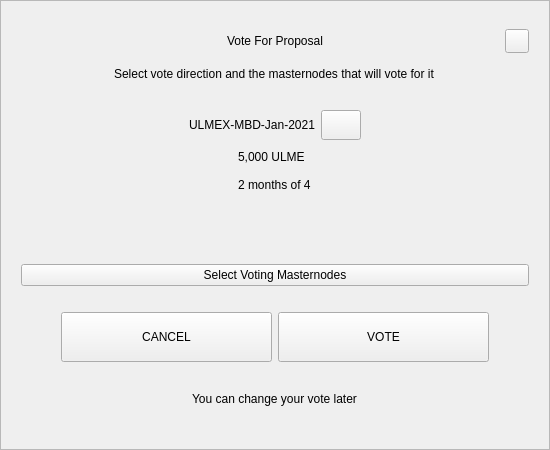
<?xml version="1.0" encoding="UTF-8"?>
<ui version="4.0">
 <class>VoteDialog</class>
 <widget class="QWidget" name="VoteDialog">
  <property name="geometry">
   <rect>
    <x>0</x>
    <y>0</y>
    <width>550</width>
    <height>450</height>
   </rect>
  </property>
  <layout class="QVBoxLayout" name="verticalLayout_1">
   <property name="spacing">
    <number>0</number>
   </property>
   <property name="leftMargin">
    <number>0</number>
   </property>
   <property name="topMargin">
    <number>0</number>
   </property>
   <property name="rightMargin">
    <number>0</number>
   </property>
   <property name="bottomMargin">
    <number>0</number>
   </property>
   <item>
    <widget class="QFrame" name="frame">
     <property name="styleSheet">
      <string notr="true"/>
     </property>
     <property name="frameShape">
      <enum>QFrame::StyledPanel</enum>
     </property>
     <property name="frameShadow">
      <enum>QFrame::Raised</enum>
     </property>
     <layout class="QVBoxLayout" name="verticalLayout_2">
      <property name="spacing">
       <number>6</number>
      </property>
      <property name="leftMargin">
       <number>20</number>
      </property>
      <property name="topMargin">
       <number>20</number>
      </property>
      <property name="rightMargin">
       <number>20</number>
      </property>
      <property name="bottomMargin">
       <number>20</number>
      </property>
      <item>
       <layout class="QHBoxLayout" name="horizontalLayout_1">
        <property name="spacing">
         <number>0</number>
        </property>
        <item>
         <spacer name="horizontalSpacer_1">
          <property name="orientation">
           <enum>Qt::Horizontal</enum>
          </property>
          <property name="sizeHint" stdset="0">
           <size>
            <width>40</width>
            <height>20</height>
           </size>
          </property>
         </spacer>
        </item>
        <item>
         <widget class="QLabel" name="labelTitle">
          <property name="minimumSize">
           <size>
            <width>0</width>
            <height>40</height>
           </size>
          </property>
          <property name="maximumSize">
           <size>
            <width>16777215</width>
            <height>40</height>
           </size>
          </property>
          <property name="styleSheet">
           <string notr="true">padding-left:24px;</string>
          </property>
          <property name="text">
           <string>Vote For Proposal</string>
          </property>
          <property name="alignment">
           <set>Qt::AlignCenter</set>
          </property>
          <property name="margin">
           <number>7</number>
          </property>
         </widget>
        </item>
        <item>
         <spacer name="horizontalSpacer_2">
          <property name="orientation">
           <enum>Qt::Horizontal</enum>
          </property>
          <property name="sizeHint" stdset="0">
           <size>
            <width>40</width>
            <height>20</height>
           </size>
          </property>
         </spacer>
        </item>
        <item>
         <widget class="QPushButton" name="btnEsc">
          <property name="minimumSize">
           <size>
            <width>24</width>
            <height>24</height>
           </size>
          </property>
          <property name="maximumSize">
           <size>
            <width>24</width>
            <height>24</height>
           </size>
          </property>
          <property name="focusPolicy">
           <enum>Qt::NoFocus</enum>
          </property>
          <property name="text">
           <string/>
          </property>
         </widget>
        </item>
       </layout>
      </item>
      <item alignment="Qt::AlignHCenter">
       <widget class="QLabel" name="labelSubtitle">
        <property name="text">
         <string>Select vote direction and the masternodes that will vote for it</string>
        </property>
       </widget>
      </item>
      <item>
       <spacer name="verticalSpacer_1">
        <property name="orientation">
         <enum>Qt::Vertical</enum>
        </property>
        <property name="sizeType">
         <enum>QSizePolicy::Expanding</enum>
        </property>
        <property name="sizeHint" stdset="0">
         <size>
          <width>20</width>
          <height>40</height>
         </size>
        </property>
       </spacer>
      </item>
      <item>
       <layout class="QHBoxLayout" name="horizontalLayout_2">
        <item>
         <spacer name="horizontalSpacer_3">
          <property name="orientation">
           <enum>Qt::Horizontal</enum>
          </property>
          <property name="sizeHint" stdset="0">
           <size>
            <width>40</width>
            <height>20</height>
           </size>
          </property>
         </spacer>
        </item>
        <item>
         <widget class="QLabel" name="labelTitleVote">
          <property name="minimumSize">
           <size>
            <width>0</width>
            <height>30</height>
           </size>
          </property>
          <property name="text">
           <string notr="true">ULMEX-MBD-Jan-2021</string>
          </property>
          <property name="alignment">
           <set>Qt::AlignCenter</set>
          </property>
          <property name="wordWrap">
           <bool>true</bool>
          </property>
         </widget>
        </item>
        <item>
         <widget class="QPushButton" name="btnLink">
          <property name="minimumSize">
           <size>
            <width>0</width>
            <height>30</height>
           </size>
          </property>
          <property name="maximumSize">
           <size>
            <width>16777215</width>
            <height>30</height>
           </size>
          </property>
          <property name="cursor">
           <cursorShape>PointingHandCursor</cursorShape>
          </property>
          <property name="text">
           <string/>
          </property>
         </widget>
        </item>
        <item>
         <spacer name="horizontalSpacer_4">
          <property name="orientation">
           <enum>Qt::Horizontal</enum>
          </property>
          <property name="sizeHint" stdset="0">
           <size>
            <width>40</width>
            <height>20</height>
           </size>
          </property>
         </spacer>
        </item>
       </layout>
      </item>
      <item alignment="Qt::AlignHCenter">
       <widget class="QWidget" name="widget" native="true">
        <property name="minimumSize">
         <size>
          <width>0</width>
          <height>50</height>
         </size>
        </property>
        <layout class="QVBoxLayout" name="verticalLayout_3">
         <property name="spacing">
          <number>6</number>
         </property>
         <property name="leftMargin">
          <number>0</number>
         </property>
         <property name="topMargin">
          <number>0</number>
         </property>
         <property name="rightMargin">
          <number>0</number>
         </property>
         <property name="bottomMargin">
          <number>0</number>
         </property>
         <item>
          <widget class="QLabel" name="labelAmount">
           <property name="text">
            <string notr="true">5,000 ULME</string>
           </property>
          </widget>
         </item>
         <item>
          <widget class="QLabel" name="labelTime">
           <property name="text">
            <string notr="true">2 months of 4</string>
           </property>
          </widget>
         </item>
        </layout>
       </widget>
      </item>
      <item>
       <spacer name="verticalSpacer_2">
        <property name="orientation">
         <enum>Qt::Vertical</enum>
        </property>
        <property name="sizeType">
         <enum>QSizePolicy::Fixed</enum>
        </property>
        <property name="sizeHint" stdset="0">
         <size>
          <width>20</width>
          <height>10</height>
         </size>
        </property>
       </spacer>
      </item>
      <item>
       <widget class="QWidget" name="containerVotes" native="true">
        <property name="minimumSize">
         <size>
          <width>0</width>
          <height>36</height>
         </size>
        </property>
        <layout class="QHBoxLayout" name="horizontalLayout_3" stretch="1,0,1">
         <property name="spacing">
          <number>0</number>
         </property>
         <property name="leftMargin">
          <number>0</number>
         </property>
         <property name="topMargin">
          <number>0</number>
         </property>
         <property name="rightMargin">
          <number>0</number>
         </property>
         <property name="bottomMargin">
          <number>0</number>
         </property>
         <item>
          <widget class="QWidget" name="containerNo" native="true">
           <property name="sizePolicy">
            <sizepolicy hsizetype="Expanding" vsizetype="Preferred">
             <horstretch>0</horstretch>
             <verstretch>0</verstretch>
            </sizepolicy>
           </property>
           <property name="minimumSize">
            <size>
             <width>0</width>
             <height>36</height>
            </size>
           </property>
           <layout class="QGridLayout" name="gridLayout">
            <property name="leftMargin">
             <number>0</number>
            </property>
            <property name="topMargin">
             <number>0</number>
            </property>
            <property name="rightMargin">
             <number>0</number>
            </property>
            <property name="bottomMargin">
             <number>0</number>
            </property>
            <property name="spacing">
             <number>0</number>
            </property>
           </layout>
          </widget>
         </item>
         <item>
          <spacer name="horizontalSpacer_5">
           <property name="orientation">
            <enum>Qt::Horizontal</enum>
           </property>
           <property name="sizeType">
            <enum>QSizePolicy::Fixed</enum>
           </property>
           <property name="sizeHint" stdset="0">
            <size>
             <width>16</width>
             <height>20</height>
            </size>
           </property>
          </spacer>
         </item>
         <item>
          <widget class="QWidget" name="containerYes" native="true">
           <property name="minimumSize">
            <size>
             <width>0</width>
             <height>36</height>
            </size>
           </property>
           <property name="layoutDirection">
            <enum>Qt::LeftToRight</enum>
           </property>
           <layout class="QGridLayout" name="gridLayout_2">
            <property name="leftMargin">
             <number>0</number>
            </property>
            <property name="topMargin">
             <number>0</number>
            </property>
            <property name="rightMargin">
             <number>0</number>
            </property>
            <property name="bottomMargin">
             <number>0</number>
            </property>
            <property name="horizontalSpacing">
             <number>0</number>
            </property>
           </layout>
          </widget>
         </item>
        </layout>
       </widget>
      </item>
      <item>
       <spacer name="verticalSpacer_3">
        <property name="orientation">
         <enum>Qt::Vertical</enum>
        </property>
        <property name="sizeType">
         <enum>QSizePolicy::Fixed</enum>
        </property>
        <property name="sizeHint" stdset="0">
         <size>
          <width>20</width>
          <height>10</height>
         </size>
        </property>
       </spacer>
      </item>
      <item>
       <widget class="QPushButton" name="btnSelectMasternodes">
        <property name="cursor">
         <cursorShape>PointingHandCursor</cursorShape>
        </property>
        <property name="text">
         <string>Select Voting Masternodes</string>
        </property>
       </widget>
      </item>
      <item>
       <spacer name="verticalSpacer_4">
        <property name="orientation">
         <enum>Qt::Vertical</enum>
        </property>
        <property name="sizeType">
         <enum>QSizePolicy::Fixed</enum>
        </property>
        <property name="sizeHint" stdset="0">
         <size>
          <width>20</width>
          <height>20</height>
         </size>
        </property>
       </spacer>
      </item>
      <item>
       <layout class="QHBoxLayout" name="horizontalLayout_4" stretch="0,2,2,0">
        <item>
         <spacer name="horizontalSpacer_6">
          <property name="orientation">
           <enum>Qt::Horizontal</enum>
          </property>
          <property name="sizeHint" stdset="0">
           <size>
            <width>40</width>
            <height>20</height>
           </size>
          </property>
         </spacer>
        </item>
        <item>
         <widget class="QPushButton" name="btnCancel">
          <property name="minimumSize">
           <size>
            <width>0</width>
            <height>50</height>
           </size>
          </property>
          <property name="focusPolicy">
           <enum>Qt::NoFocus</enum>
          </property>
          <property name="text">
           <string>CANCEL</string>
          </property>
         </widget>
        </item>
        <item>
         <widget class="QPushButton" name="btnSave">
          <property name="minimumSize">
           <size>
            <width>0</width>
            <height>50</height>
           </size>
          </property>
          <property name="focusPolicy">
           <enum>Qt::NoFocus</enum>
          </property>
          <property name="text">
           <string>VOTE</string>
          </property>
         </widget>
        </item>
        <item>
         <spacer name="horizontalSpacer_7">
          <property name="orientation">
           <enum>Qt::Horizontal</enum>
          </property>
          <property name="sizeHint" stdset="0">
           <size>
            <width>40</width>
            <height>20</height>
           </size>
          </property>
         </spacer>
        </item>
       </layout>
      </item>
      <item>
       <spacer name="verticalSpacer_5">
        <property name="orientation">
         <enum>Qt::Vertical</enum>
        </property>
        <property name="sizeType">
         <enum>QSizePolicy::Expanding</enum>
        </property>
        <property name="sizeHint" stdset="0">
         <size>
          <width>20</width>
          <height>10</height>
         </size>
        </property>
       </spacer>
      </item>
      <item>
       <spacer name="verticalSpacer_6">
        <property name="orientation">
         <enum>Qt::Vertical</enum>
        </property>
        <property name="sizeHint" stdset="0">
         <size>
          <width>20</width>
          <height>40</height>
         </size>
        </property>
       </spacer>
      </item>
      <item alignment="Qt::AlignHCenter">
       <widget class="QLabel" name="labelMessage">
        <property name="text">
         <string>You can change your vote later</string>
        </property>
       </widget>
      </item>
      <item>
       <spacer name="verticalSpacer_7">
        <property name="orientation">
         <enum>Qt::Vertical</enum>
        </property>
        <property name="sizeType">
         <enum>QSizePolicy::Expanding</enum>
        </property>
        <property name="sizeHint" stdset="0">
         <size>
          <width>20</width>
          <height>40</height>
         </size>
        </property>
       </spacer>
      </item>
     </layout>
    </widget>
   </item>
  </layout>
 </widget>
 <resources/>
 <connections/>
</ui>
